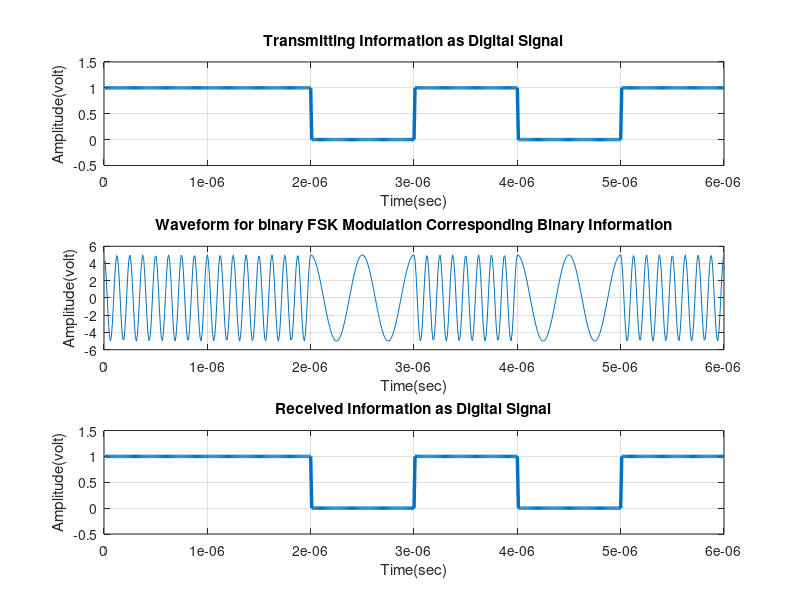

Write MATLAB code to recreate this figure.
clc;
close all;
clear all;
x=[1 1 0 1 0 1];
bp=0.000001;
disp('Binary Information at transmitter');
disp(x);

%Representation of Transmitting binary information as digital signal
bit=[];
for n=1:1:length(x)
    if x(n)==1
        se=ones(1,100);
    else
         x(n)==0
        se=zeros(1,100);
    end
    bit=[bit se];
end
t1=bp/100:bp/100:100*length(x)*(bp/100);

subplot(311)
plot(t1,bit,'linewidth',2.5);
grid on;

axis([0 bp*length(x) -0.5 1.5]);
ylabel('Amplitude(volt)');
xlabel('Time(sec)');
title('Transmitting Information as Digital Signal');

%Binary FSK Modulation
A=5;
%A2=5;
br=1/bp;
f1=br*8; 
f2=br*2; 
t2=bp/99:bp/99:bp;
ss=length(t2);
m=[];
for(i=1:1:length(x))
    if x(i)==1
        y=A*cos(2*pi*f1*t2);
    else 
        y=A*cos(2*pi*f2*t2);
    end
    m=[m y];
end

t3=bp/99:bp/99:bp*length(x);
subplot(312)
plot(t3,m);
grid on;
xlabel('Time(sec)');
ylabel('Amplitude(volt)');
title('Waveform for binary FSK Modulation Corresponding Binary Information');

%Binary FSK Demodulation
mn=[];
for n=ss:ss:length(m)
    t=bp/99:bp/99:bp;
    y1=cos(2*pi*f1*t);
    y2=cos(2*pi*f2*t);
    mm=y1.*m((n-(ss-1)):n);
    mmm=y2.*m((n-(ss-1)):n);
    t4=bp/99:bp/99:bp;
    z1=trapz(t4,mm);
    z2=trapz(t4,mmm);
    zz1=round((2*z1/bp));
     zz2=round((2*z1/bp));
    if(zz1>A/2)
        a=1;
    else(zz2>A/2)
        a=0;
    end
    mn=[mn a];
end

disp('Binary Information at Receiver');
disp(mn);

%Representation of Binary Data Into Digital Signal
bit=[];
for n=1:length(mn)
    if mn(n)==1
        se=ones(1,100);
    else
         
        se=zeros(1,100);
    end
    bit=[bit se];
end
t4=bp/100:bp/100:100*length(mn)*(bp/100);

subplot(313);
plot(t4,bit,'linewidth',2.5);
grid on;

axis([0 bp*length(mn) -0.5 1.5]);
ylabel('Amplitude(volt)');
xlabel('Time(sec)');
title('Received Information as Digital Signal');



